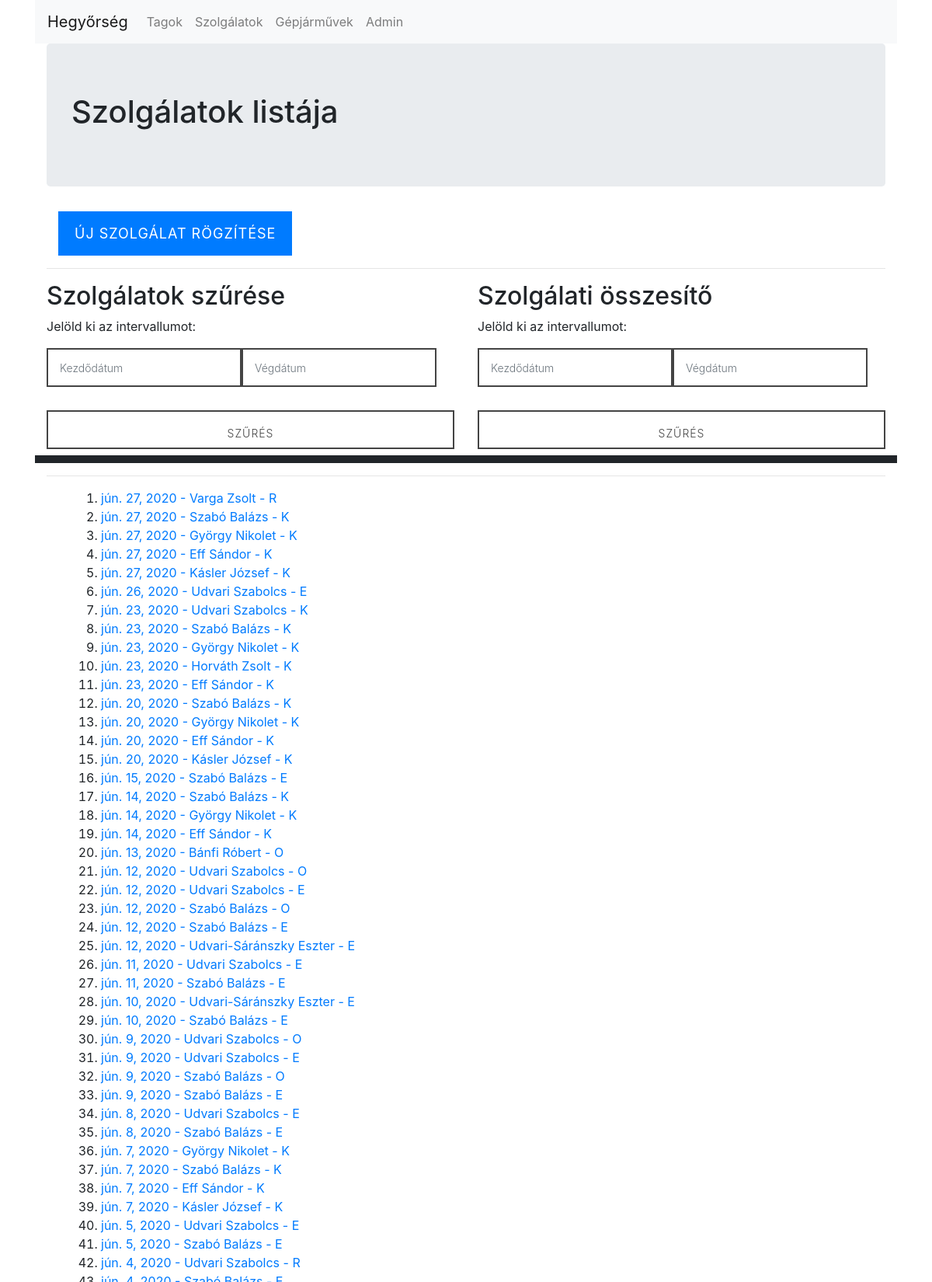
Screenshot of /time_sheet/duty_list (upper part) with the database file from the repository.
### time_sheet/models.py (models this page shows, shortened)
class Duty(models.Model):
    s_types = (('O', 'Önálló'),('R','Rendőrrel közös'),('Re','Rendezvénybiztosítás'),('K', 'Kutyás'),('E', 'Egyéb'))
    member = models.ForeignKey('time_sheet.Member', on_delete = models.SET_DEFAULT, verbose_name= ('Szolgálatot ellátó személy'), default=1)
    duty_type = models.CharField(max_length=2, choices = s_types, default='O',verbose_name= ('Szolgálat típusa'))
    date = models.DateField(verbose_name= ('Dátum'))
    hours = models.PositiveSmallIntegerField(default=0, verbose_name= ('Szolgálati órák'))
    commander = models.BooleanField(default=False, verbose_name= ('Járőrparancsnok'))
    kms = models.PositiveSmallIntegerField(default=0, verbose_name= ('Megtett kilométerek'))
    plate = models.ForeignKey('time_sheet.Car', on_delete = models.CASCADE, verbose_name= ('Rendszám'), blank=True, null=True)
    help = models.PositiveSmallIntegerField(default=0, verbose_name= ('Segítségnyújtás (fő)'))
    retention = models.BooleanField(default=False, verbose_name= ('Visszatartás'))
    caught = models.BooleanField(default=False, verbose_name= ('Tettenérés'))
    missing = models.BooleanField(default=False, verbose_name= ('Eltűnt személy felkutatása'))
    signal = models.BooleanField(default=False, verbose_name= ('Jelzésadás'))
    other = models.BooleanField(default=False, verbose_name= ('Egyéb eset'))
    class Meta():
        unique_together = ('member', 'date', 'duty_type')

class Member(models.Model):
    last_name = models.CharField(max_length=256, verbose_name= ('Vezetéknév'))
    first_name = models.CharField(max_length=256, verbose_name= ('Keresztnév'))
    id_number = models.CharField(max_length=20, blank=True, null=True, verbose_name= ('Igazolvány szám'))
    pmpsz_number = models.CharField(max_length=8, unique=True, blank=True, null=True, verbose_name= ('PMPSZ azonosító'))
    young = models.BooleanField(default=False, verbose_name= ('Ifjú polgárőr'))
    dog = models.BooleanField(default=False, verbose_name= ('Kutyás polgárőr'))
    motor = models.BooleanField(default=False, verbose_name= ('Motoros polgárőr'))
    reg_date = models.DateTimeField(default=timezone.now)
    active = models.BooleanField(default=True, verbose_name= ('Aktív tag'))
    class Meta():
        unique_together = ('first_name', 'last_name')
    def __str__(self):
        return self.last_name + ' ' + self.first_name

### time_sheet/views.py (the view)
# urls.py: path('duty_list', views.DutyList.as_view(), name='duty_list'),
class DutyList(ListView):
    model = models.Duty
    ordering = ['-date']

### time_sheet/templates/time_sheet/duty_list.html (shortened to what this page needs)
{% extends 'base.html' %}
{% block content_block %}
<div class='jumbotron'>
  <h1>Szolgálatok listája</h1>
</div>
<div class="container">
  <a href="{% url 'time_sheet:duty_create' %}" class="btn btn-primary">Új Szolgálat rögzítése</a>
</div>
<hr>
<div class="row">
  <div class="col">
    <h2>Szolgálatok szűrése</h2>
    <p>Jelöld ki az intervallumot:</p>
    <form class="form-inline" action="{% url 'time_sheet:duty_filter_list' %}" method="get" autocomplete="off">
      <input class="form-control datepicker" type="datetime" name="s" placeholder="Kezdődátum">
      <input class="form-control datepicker" type="datetime" name="e" placeholder="Végdátum">
      <input type="submit" value="Szűrés" class="btn btn-primary mb-2">
    </form>
  </div>
  <div class="col">
    <h2>Szolgálati összesítő</h2>
    <p>Jelöld ki az intervallumot:</p>
    <form class="form-inline" action="{% url 'time_sheet:duty_sum' %}" method="get" autocomplete="off">
      <input class="form-control datepicker" type="datetime" name="s" placeholder="Kezdődátum">
      <input class="form-control datepicker" type="datetime" name="e" placeholder="Végdátum">
      <input type="submit" value="Szűrés" class="btn btn-primary mb-2">
    </form>
  </div>
</div>
<hr>
<div class="container">
  <div class="container member-list">
    <ol>
      {% for duty in duty_list %}
      <li><a href="{% url 'time_sheet:duty_detail' pk=duty.pk %}"> {{duty.date}} - {{duty.member}} - {{duty.duty_type}}</a></li>
        {% endfor %}
      </ol>
    </div>
  </div>
  {% endblock %}

### static/css/master.css (style rules this page uses)
.row { border-bottom:solid 10px; }
input { background: transparent !important; border: none !important; border: 2px solid !important; border-radius: 0px !important; box-shadow: none !important; color: #444 !important; font-size: 14px !important; font-weight: 300 !important; line-height: 25px !important; height: 50px !important; margin-bottom: 30px !important; padding: 15px !important; width: 100%; -webkit-transition: all .8s linear; -moz-transition: all .8s linear; -ms-transition: all .8s linear; -o-transition: all .8s linear; transition: all .8s linear; }
.btn-primary { border-radius: 0px; text-decoration: none; padding: 15px 20px; font-size: 18px; line-height: 25px; text-transform: uppercase; letter-spacing: 1px; -webkit-transition: all .4s ease-in-out; -moz-transition: all .4s ease-in-out; -ms-transition: all .4s ease-in-out; -o-transition: all .4s ease-in-out; transition: all .4s ease-in-out; }

### rows the page displays
Duty: date "jún. 27, 2020", member "Varga Zsolt", duty_type "R"
Duty: date "jún. 27, 2020", member "Szabó Balázs", duty_type "K"
Duty: date "jún. 27, 2020", member "György Nikolet", duty_type "K"
Duty: date "jún. 27, 2020", member "Eff Sándor", duty_type "K"
Duty: date "jún. 27, 2020", member "Kásler József", duty_type "K"
Duty: date "jún. 26, 2020", member "Udvari Szabolcs", duty_type "E"
Duty: date "jún. 23, 2020", member "Udvari Szabolcs", duty_type "K"
Duty: date "jún. 23, 2020", member "Szabó Balázs", duty_type "K"
Duty: date "jún. 23, 2020", member "György Nikolet", duty_type "K"
Duty: date "jún. 23, 2020", member "Horváth Zsolt", duty_type "K"
Duty: date "jún. 23, 2020", member "Eff Sándor", duty_type "K"
Duty: date "jún. 20, 2020", member "Szabó Balázs", duty_type "K"
Duty: date "jún. 20, 2020", member "György Nikolet", duty_type "K"
Duty: date "jún. 20, 2020", member "Eff Sándor", duty_type "K"
Duty: date "jún. 20, 2020", member "Kásler József", duty_type "K"
Duty: date "jún. 15, 2020", member "Szabó Balázs", duty_type "E"
Duty: date "jún. 14, 2020", member "Szabó Balázs", duty_type "K"
Duty: date "jún. 14, 2020", member "György Nikolet", duty_type "K"
Duty: date "jún. 14, 2020", member "Eff Sándor", duty_type "K"
Duty: date "jún. 13, 2020", member "Bánfi Róbert", duty_type "O"
Duty: date "jún. 12, 2020", member "Udvari Szabolcs", duty_type "O"
Duty: date "jún. 12, 2020", member "Udvari Szabolcs", duty_type "E"
Duty: date "jún. 12, 2020", member "Szabó Balázs", duty_type "O"
Duty: date "jún. 12, 2020", member "Szabó Balázs", duty_type "E"
Duty: date "jún. 12, 2020", member "Udvari-Sáránszky Eszter", duty_type "E"
Duty: date "jún. 11, 2020", member "Udvari Szabolcs", duty_type "E"
Duty: date "jún. 11, 2020", member "Szabó Balázs", duty_type "E"
Duty: date "jún. 10, 2020", member "Udvari-Sáránszky Eszter", duty_type "E"
Duty: date "jún. 10, 2020", member "Szabó Balázs", duty_type "E"
Duty: date "jún. 9, 2020", member "Udvari Szabolcs", duty_type "O"
Duty: date "jún. 9, 2020", member "Udvari Szabolcs", duty_type "E"
Duty: date "jún. 9, 2020", member "Szabó Balázs", duty_type "O"
Duty: date "jún. 9, 2020", member "Szabó Balázs", duty_type "E"
Duty: date "jún. 8, 2020", member "Udvari Szabolcs", duty_type "E"
Duty: date "jún. 8, 2020", member "Szabó Balázs", duty_type "E"
Duty: date "jún. 7, 2020", member "György Nikolet", duty_type "K"
Duty: date "jún. 7, 2020", member "Szabó Balázs", duty_type "K"
Duty: date "jún. 7, 2020", member "Eff Sándor", duty_type "K"
Duty: date "jún. 7, 2020", member "Kásler József", duty_type "K"
Duty: date "jún. 5, 2020", member "Udvari Szabolcs", duty_type "E"
Duty: date "jún. 5, 2020", member "Szabó Balázs", duty_type "E"
Duty: date "jún. 4, 2020", member "Udvari Szabolcs", duty_type "R"
